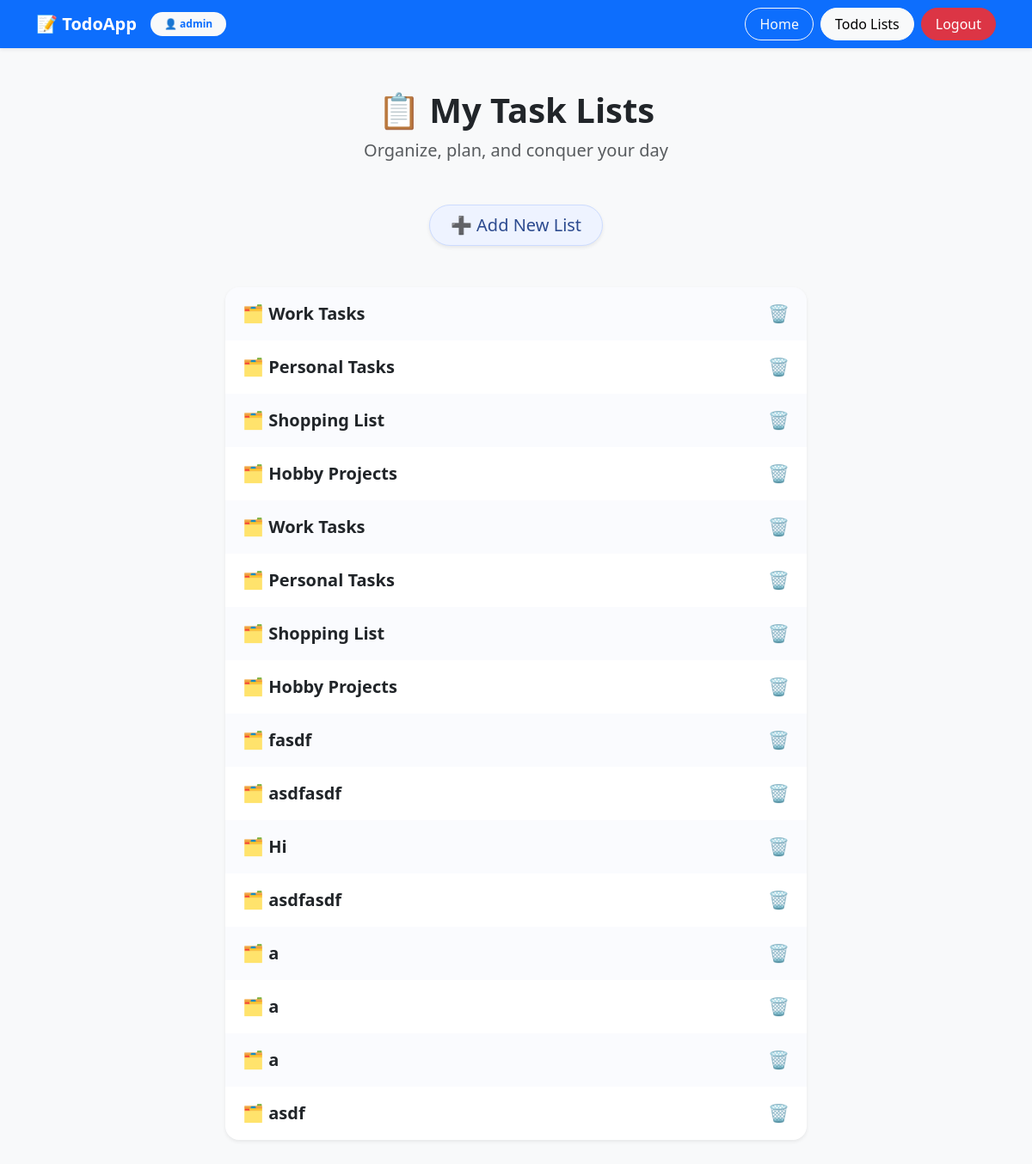
The page /tasks/my-task-lists/ (signed in) on the database its author committed.
### tasks/models.py (models this page shows, shortened)
class List(models.Model): # task list
    user = models.ForeignKey(User, on_delete=models.CASCADE, related_name= 'lists')
    name = models.CharField(max_length=100)

### tasks/views.py (the view)
# urls.py: path('my-task-lists/', views.all_tasks, name = 'my-task-lists'),
@login_required(login_url= 'users:login')
def all_tasks(request):
    user = request.user
    context = {
        'active_page': 'my-task-lists',
        'task_lists': List.objects.filter(user = user),
    }
    return render(request, 'tasks/task_lists.html', context)

### tasks/templates/tasks/task_lists.html (shortened to what this page needs)
{% extends 'layout.html' %}
{% block content %}
{% load static %}
<link rel="stylesheet" href="{% static 'tasks/styles.css' %}"/>
<section class="container my-5 max-width-700">
  <div class="text-center mb-5">
    <h1 class="fw-bold display-6 text-dark mb-2">📋 My Task Lists</h1>
    <p class="text-muted fs-5">Organize, plan, and conquer your day</p>
  </div>
  <div class="d-flex justify-content-center mb-5">
    <a href="{% url 'tasks:new-list' %}" class="btn btn-primary-soft btn-lg rounded-pill px-4 shadow-sm">
      ➕ Add New List
    </a>
  </div>
  {% if task_lists %}
    <div class="list-group shadow-sm rounded-4 overflow-hidden">
      {% for list in task_lists %}
        <div class="list-group-item task-list-item border-0 d-flex justify-content-between align-items-center">
          <a href="{% url 'tasks:my-task-list' list_id=list.pk %}"
             class="flex-grow-1 text-decoration-none fw-semibold fs-5 text-dark text-truncate">
            🗂️ {{ list.name }}
          </a>
          <a href="{% url 'tasks:remove-list' list_id=list.pk %}"
             class="btn btn-sm text-danger remove-btn"
             title="Delete List"
             onclick="return confirm('Are you sure you want to delete this list?');">
            🗑️
          </a>
        </div>
      {% endfor %}
    </div>
  {% else %}
    <p class="text-center text-muted fs-5 mt-5">
      😴 You haven’t created any task lists yet.
    </p>
  {% endif %}
</section>
{% endblock %}

### templates/layout.html (shortened to what this page needs)
{% load static %}
<!DOCTYPE html>
<html lang="en">
<head>
    <link href="https://cdn.jsdelivr.net/npm/bootstrap@5.3.3/dist/css/bootstrap.min.css" rel="stylesheet">
</head>
<body class="bg-light">
<nav class="navbar navbar-expand-lg navbar-dark bg-primary shadow-sm mb-4">
  <div class="container d-flex justify-content-between align-items-center">
    <div class="d-flex align-items-center">
      <a class="navbar-brand fw-bold text-white me-3" href="{% url 'homepage' %}">
        📝 TodoApp
      </a>
      {% if user.is_authenticated %}
        <span class="badge rounded-pill bg-light text-primary fw-semibold px-3 py-2">
          👤 {{ user.username }}
        </span>
      {% endif %}
    </div>
    <div class="d-flex gap-2">
      <a class="btn btn{% if active_page != 'homepage' %}-outline{% endif %}-light rounded-pill px-3" href="{% url 'homepage' %}">Home</a>
      <a class="btn btn{% if active_page != 'my-task-lists' %}-outline{% endif %}-light rounded-pill px-3" href="{% url 'tasks:my-task-lists' %}">Todo Lists</a>
      {% if not user.is_authenticated %}
        <a class="btn btn-warning text-dark rounded-pill px-3" href="{% url 'users:login' %}">Login</a>
      {% else %}
        <a class="btn btn-danger rounded-pill px-3" href="{% url 'users:logout' %}">Logout</a>
      {% endif %}
    </div>
  </div>
</nav>
<div class="container">
  {% block content %}
  {% endblock %}
</div>
</body>
</html>

### tasks/static/tasks/styles.css (style rules this page uses)
.max-width-700 { max-width: 700px; }
.btn-primary-soft { background-color: #eef3ff; color: #2d4b8f; border: 1px solid #cddcff; font-weight: 500; transition: all 0.25s ease; }
.list-group { border-radius: 1rem; }
.task-list-item { background-color: #ffffff; padding: 1rem 1.25rem; transition: background-color 0.2s ease, box-shadow 0.2s ease; }
.task-list-item:nth-child(odd) { background-color: #fafbfe; }
.remove-btn { background: none; border: none; padding: 0; font-size: 1.25rem; line-height: 1; transition: transform 0.15s ease, color 0.15s ease; }

### rows shown on the page
List: name "Work Tasks"
List: name "Personal Tasks"
List: name "Shopping List"
List: name "Hobby Projects"
List: name "Work Tasks"
List: name "Personal Tasks"
List: name "Shopping List"
List: name "Hobby Projects"
List: name "fasdf"
List: name "asdfasdf"
List: name "Hi"
List: name "asdfasdf"
List: name "a"
List: name "a"
List: name "a"
List: name "asdf"

### other values the page prints
{{ user.username }} "admin"
